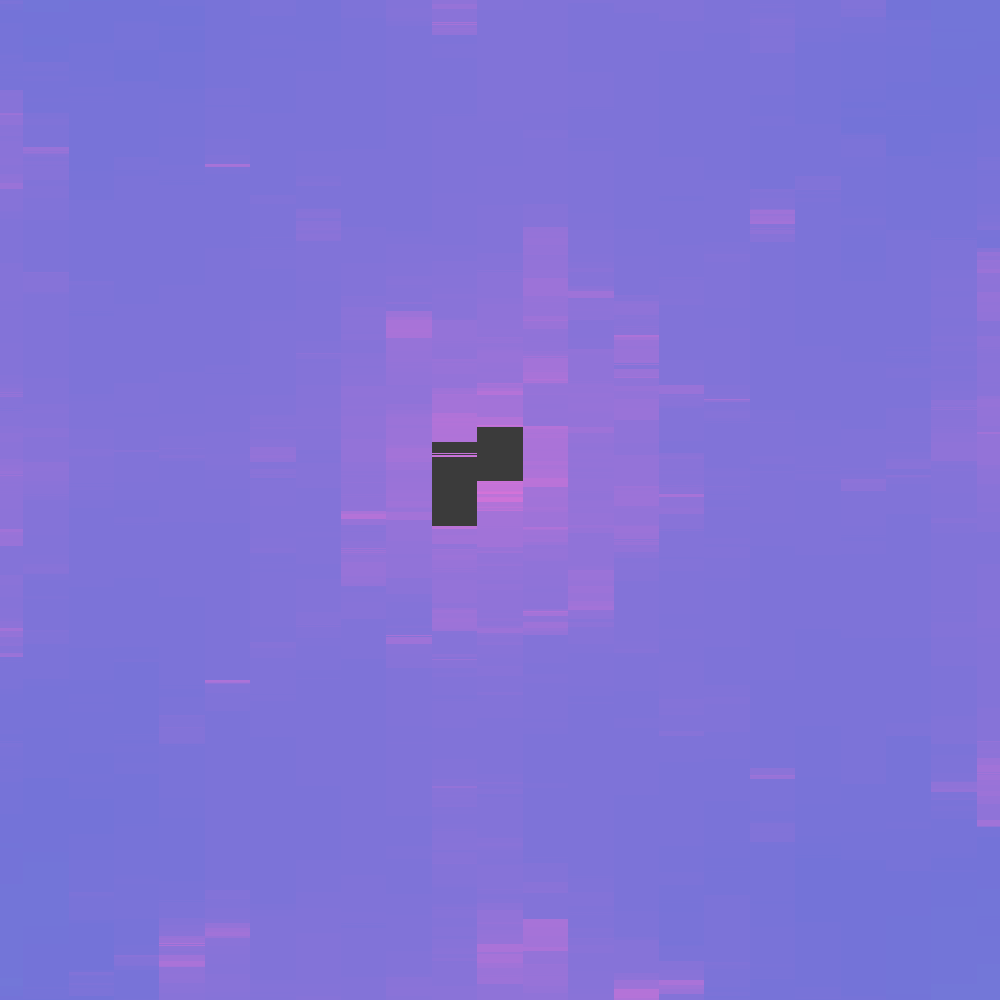
Frame 1 (no input)
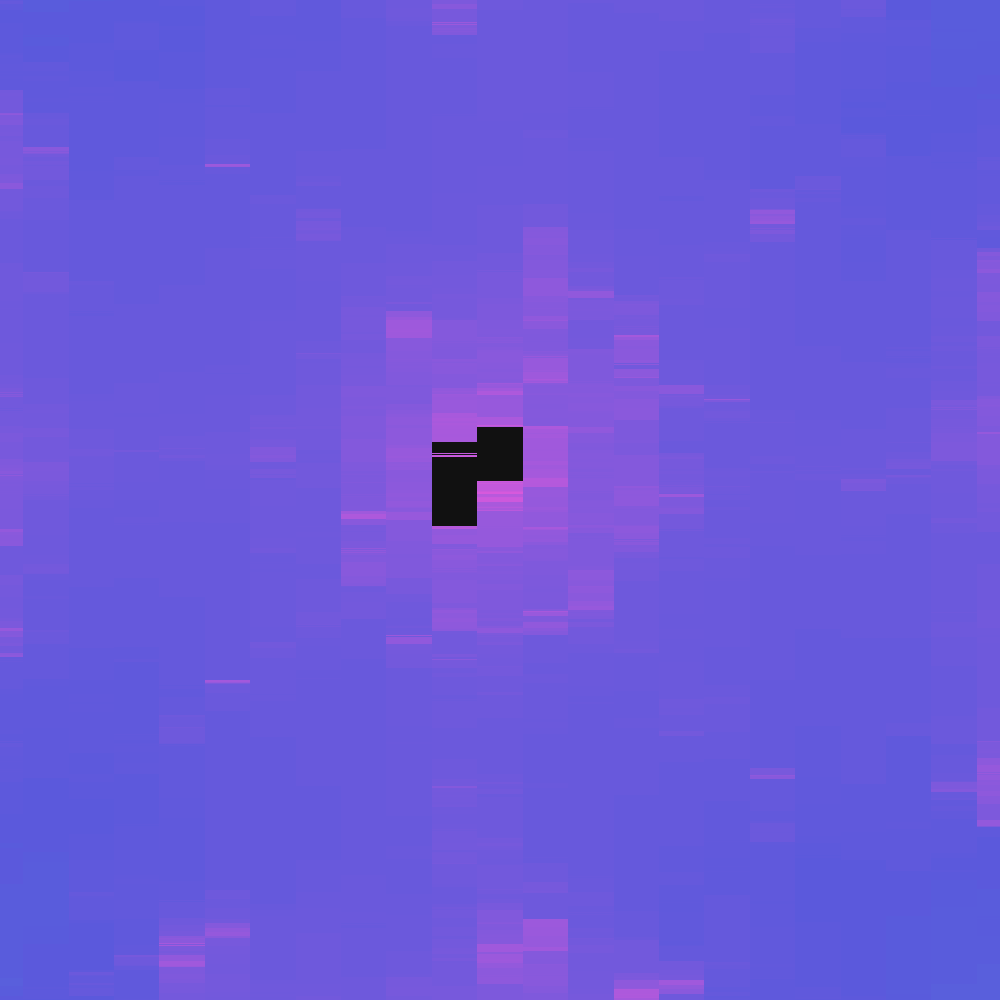
Frame 2 (the mouse pressed at the canvas centre, redrawn once)

The Processing sketch that drew these frames (run headless with seeded random() and noise(); the mouse was pressed at the canvas centre and the sketch redrawn once):

// Processing sketch: mandelbrot_clean
// ── mandelbrot_clean.pde
int rows = 1000;
int cols = 1000;

int maxIters = 100000; // adjust, especially for zoomed in areas
int maxIterColorCutoff = 1000;

int[][] iterations = new int[rows][cols];

// float aspect = 0.000375;
// float aspect = 0.00006;
// float aspect = 0.000000000000000160;
float aspect = 0.000002560;

float halfAspect = aspect / 2;
// float centerReal = -0.747597;
float centerReal = -1.769110375463767385;
// float centerImag = 0.09001;
float centerImag = 0.009020388228023440;
float startReal = centerReal - halfAspect;
float endReal = centerReal + halfAspect;
float startImag = centerImag + halfAspect;
float endImag = centerImag - halfAspect;
float[] imaginaryComponents = linspace(startImag, endImag, rows, "imaginary");
float[] realComponents = linspace(startReal, endReal, cols, "real");


// float[] imaginaryComponents = linspace(1.25*0.5, -1.25*0.5, rows, "imaginary");
// float[] realComponents = linspace(-2.0*0.5 - 1, 0.5*0.5 - 1, cols, "real");

void setup() {
  size(1000, 1000); // cols, rows
  colorMode(HSB, 360, 100, 100);
  iterations = fillArray(imaginaryComponents, realComponents);
}

void draw() {
  for (int i = 0; i < iterations.length; i++) {  // i indexes the imaginary axis
    for (int j = 0; j < iterations[i].length; j++) {  // j indexes the real axis
      if (iterations[i][j] == 0) {
        // 0 means "(probably) in the Mandelbrot set"; these points iterated maxIters times without diverging
        stroke(0, 0, 0);
      } else { // not in set
        // float hue = map(iterations[i][j], 1, maxIterColorCutoff, 167, 360);
        // better approach for setting hue; compresses high values and spreads out low values:
        float hue = map(log(iterations[i][j]), log(1), log(maxIterColorCutoff), 64, 360);
        stroke(hue, 64, 87);
      }
      point(j, i);
    }
  }
  save("mandelbrot_test.png");
  noLoop();
}

int[][] fillArray(float[] imagVals, float[] realVals) {
  int[][] result = new int[rows][cols];

  for (int i = 0; i < imagVals.length; i++) {
    for (int j = 0; j < realVals.length; j++) {
      Complex c = new Complex(realVals[j], imagVals[i]);
      Complex z = new Complex(0, 0);
      boolean diverged = false;
      for (int iter = 0; iter < maxIters; iter++) {
        if (z.magnitude() >= 2) {
          result[i][j] = iter;
          diverged = true;
          break;
        } else {
          z = z.mult(z).add(c);
        }
      }
      if (!diverged) {
        result[i][j] = 0;
      }
    }
  }

  return result;
}

float[] linspace(float start, float end, int num, String plane) {
  println("start (" + plane + "):", start);
  println("end: (" + plane + "):", end);
  float[] result = new float[num];
  if (num == 1) {
    result[0] = start;
    return result;
  }
  float step = (end - start) / (num - 1);
  for (int i = 0; i < num; i++) {
    result[i] = start + i * step;
  }
  return result;
}


class Complex {
  float re, im;

  Complex(float re, float im) {
    this.re = re;
    this.im = im;
  }

  Complex add(Complex other) {
    return new Complex(re + other.re, im + other.im);
  }

  Complex mult(Complex other) {
    return new Complex(
      re * other.re - im * other.im,
      re * other.im + im * other.re
      );
  }

  float magnitude() {
    return sqrt(re*re + im*im);
  }
}
